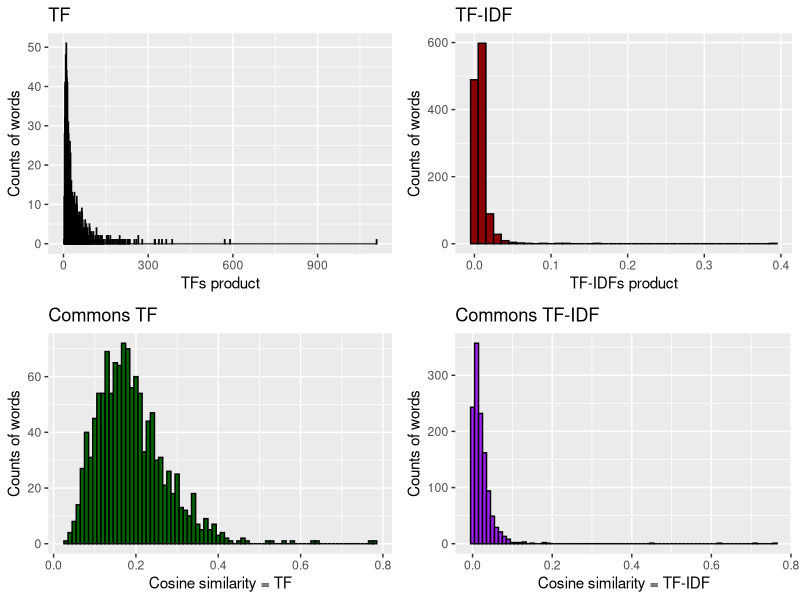

R code for this plot:
library(tm)
library(ggplot2)
library(dplyr)
library(gridExtra)


#50 samples from Reuters (tm package)
data("acq")

tdm <- TermDocumentMatrix(acq, control = list(removePunctuation = TRUE, stopwords = TRUE, stemming = TRUE))
tdm <- as.matrix(tdm)

tdm2 <- TermDocumentMatrix(acq, control = list(removePunctuation = TRUE, stopwords = TRUE, stemming = TRUE,weighting = weightTfIdf))
tdm2 <- as.matrix(tdm2)

#Cosine similarity for TFs & (TF-IDF)
cosin <- function(df,n) 
{
  f2 <- function(x) sqrt(sum(x^2))
  return((df[,n] %*% df / (f2(df[,n]) * apply(df, 2, f2))) %>% round(3))
}

cosins <- sapply(1:50, function(x) (cosin(tdm,x)))
cosins2 <- sapply(1:50, function(x) (cosin(tdm2,x)))

#Product for TFs & (TF-IDF)
tfs <- sapply(1:50, function(n) (tdm[,n] %*% tdm))
tfs2 <- sapply(1:50, function(n) (tdm2[,n] %*% tdm2))

#Plots
XD1 <- ggplot() + aes(as.vector(tfs[upper.tri(tfs)])) + geom_histogram(binwidth=1, colour="black", fill="darkred") + ggtitle("TF") + xlab("TFs product") + ylab("Counts of words")
XD2 <- ggplot() + aes(as.vector(tfs2[upper.tri(tfs2)])) + geom_histogram(binwidth=0.01, colour="black", fill="darkred") + ggtitle("TF-IDF") + xlab("TF-IDFs product") + ylab("Counts of words")
XD3 <- ggplot() + aes(as.vector(cosins[upper.tri(cosins)])) + geom_histogram(binwidth=0.01, colour="black", fill="darkgreen") +ggtitle("Commons TF")+ xlab("Cosine similarity = TF") + ylab("Counts of words")
XD4 <- ggplot() + aes(as.vector(cosins2[upper.tri(cosins2)])) + geom_histogram(binwidth=0.01, colour="black", fill="purple") +ggtitle("Commons TF-IDF")+ xlab("Cosine similarity = TF-IDF") + ylab("Counts of words")
grid.arrange(XD1,XD2,XD3,XD4, ncol=2, nrow=2)

#Pairs of text from product TF
idxx2_0 <- which(tfs==min(tfs),arr.ind=T)[1:2][1]
idxx2_1 <- which(tfs==min(tfs),arr.ind=T)[1:2][2]
acq[[idxx2_0]]$meta$heading
acq[[idxx2_1]]$meta$heading

#Pairs of text from product TF-IDF
idxx2_02 <- which(tfs2==min(tfs2),arr.ind=T)[1:2][1]
idxx2_12 <- which(tfs2==min(tfs2),arr.ind=T)[1:2][2]
acq[[idxx2_02]]$meta$heading
acq[[idxx2_12]]$meta$heading


#Pairs of text from cosine sim.TF
idxx <- which(cosins==min(cosins),arr.ind=T)[1:2][1]
idxxx <- which(cosins==min(cosins),arr.ind=T)[1:2][2]
acq[[idxx]]$meta$heading
acq[[idxxx]]$meta$heading

#Pairs of text from cosine sim.TF-IDF
idxx2 <- which(cosins2==min(cosins2),arr.ind=T)[1:2][1]
idxxx2 <- which(cosins2==min(cosins2),arr.ind=T)[1:2][2]
acq[[idxx2]]$meta$heading
acq[[idxxx2]]$meta$heading
